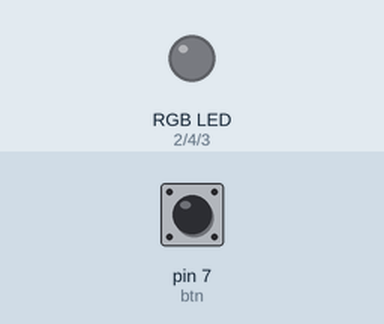
Simulated run of this sketch. Board: Arduino Uno, built with avr-gcc and run on an emulated ATmega328P. On the bench: an RGB LED mixed from three pins (HIGH = lit). The test bench sets the inputs (shaded band); at power-on: pin 7 (btn) LOW.

Above: at 1.2 s.
1.3 s: pin 7 (btn) pulled HIGH for 0.15 s
At 2.2 s:
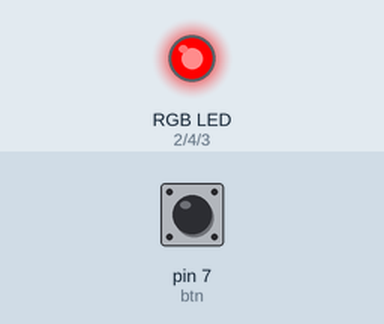
2.9 s: pin 7 (btn) pulled HIGH for 1 s
At 4.6 s:
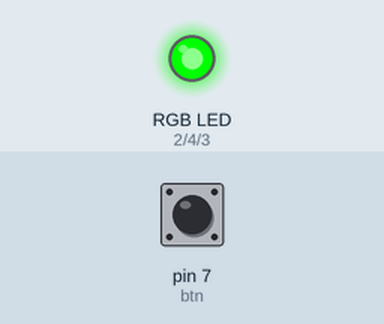
5.4 s: pin 7 (btn) pulled HIGH for 0.15 s
At 6.5 s:
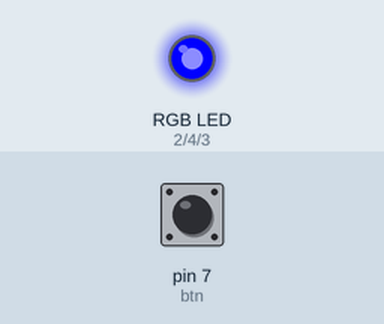
7.0 s: pin 7 (btn) pulled HIGH for 3.2 s
At 10.6 s:
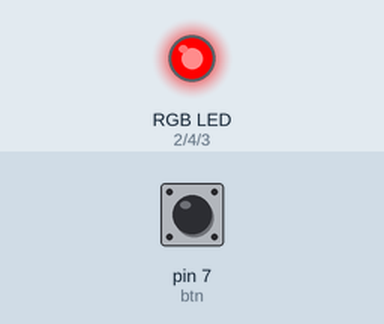
Timing chart, 0 to 12.1 s (numbered marks = the images above; inputs shaded):
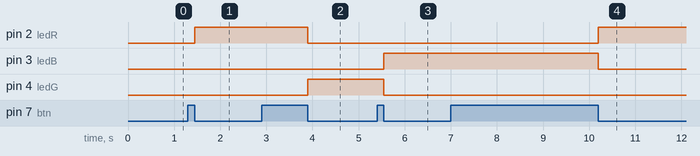

Measured:
- after the input at 1.3 s, pin 2 (ledR): LOW → HIGH after 0.15 s
- after the input at 2.9 s, pin 2 (ledR): HIGH → LOW after 1.0 s; pin 4 (ledG): LOW → HIGH after 1.0 s
- after the input at 5.4 s, pin 3 (ledB): LOW → HIGH after 0.15 s; pin 4 (ledG): HIGH → LOW after 0.15 s
- after the input at 7.0 s, pin 2 (ledR): LOW → HIGH after 3.2 s; pin 3 (ledB): HIGH → LOW after 3.2 s

The sketch:

LedRGB.ino.ino
```cpp
#define ledR 2
#define ledG 4
#define ledB 3
#define btn 7
#define maximo 3

int btnclicado=0;
int btnliberado=0;
int ciclo=0;

void vermelho(){
  digitalWrite(ledR, 1);
  digitalWrite(ledG, 0);
  digitalWrite(ledB, 0);
}

void verde(){
  digitalWrite(ledR, 0);
  digitalWrite(ledG, 1);
  digitalWrite(ledB, 0);
}

void azul(){
  digitalWrite(ledR, 0);
  digitalWrite(ledG, 0);
  digitalWrite(ledB, 1);
}

void trocaLed(){
  if(ciclo == 0){
    vermelho();
  }
  else if (ciclo == 1){
    verde();
  }
  else if (ciclo == 2){
    azul();
  }

  ciclo ++;
  if (ciclo>maximo-1){
    ciclo = 0;
  }

}

void verificaBtn(){
  if (digitalRead(btn) == HIGH){
    btnclicado =1;
    btnliberado=0;
  }
  else{
    btnliberado=1;
  }

  if((btnclicado==1) && (btnliberado==1)){
    btnclicado=0;
    btnliberado=0;
    trocaLed();
  }
}


void setup() {
  pinMode(ledR, OUTPUT);
  pinMode(ledG, OUTPUT);
  pinMode(ledB, OUTPUT);
  pinMode(btn, INPUT);

}

void loop() {
  verificaBtn();

}
```
